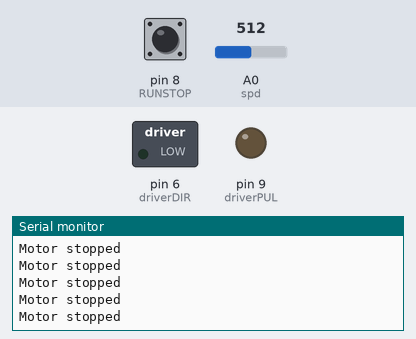
The sketch below on a simulated Arduino Uno, built with avr-gcc and run on an emulated ATmega328P. Parts: switched loads named in the sketch (green lamp = pin HIGH), output pins drawn as LEDs (lit = HIGH), the last lines printed to the serial monitor. The inputs (shaded band) are chosen by the test bench; at power-on: pin 8 (RUNSTOP) HIGH, A0 (spd) = 512.

Above: at 1.2 s.
1.3 s: pin 8 (RUNSTOP) pulled LOW for 0.15 s
At 1.41 s:
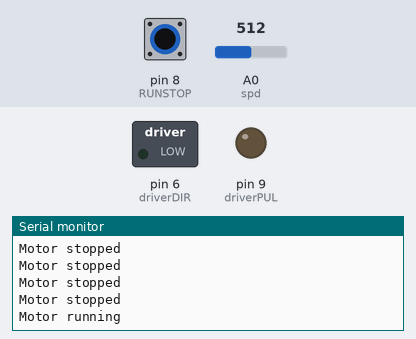
2.9 s: pin 8 (RUNSTOP) pulled LOW for 1 s
At 3.03 s:
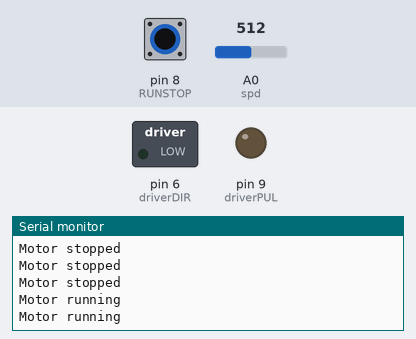

Measured:
- after the input at 1.3 s, the serial monitor: prints a new line at once (image 1)

The sketch:

servo_driver_2.ino
```cpp
// Include necessary libraries
#include <PWM.h>

/*
  Stepper Motor Control with Arduino Uno
  Uses HSS86 Stepper Driver
*/
/*
  Stepper Motor Control with Arduino Uno
  Uses HSS86 Stepper Driver
*/

// Define pins
int driverPUL = 9;    // PUL- pin for PWM
int driverDIR = 6;    // DIR- pin for direction
int RUNSTOP = 8;      // RUN/STOP control
int spd = A0;         // Potentiometer for speed control

// Variables
unsigned long pd;       // Pulse Delay period
int value;

void setup() {
  // Initialize pins
  pinMode(driverPUL, OUTPUT);
  pinMode(driverDIR, OUTPUT);
  pinMode(RUNSTOP, INPUT_PULLUP); // Use internal pull-up resistor
  pinMode(spd, INPUT);

  // Set initial states
  digitalWrite(driverDIR, LOW); // Set initial direction

  Serial.begin(9600); // Start serial communication for debugging
}

void loop() {
  // Read speed from potentiometer
  value = analogRead(spd);
  pd = map(value, 0, 1023, 1000, 10000); // Map speed to pulse delay

  // Check RUN/STOP pin
  int runstopState = digitalRead(RUNSTOP);
  if (runstopState == LOW) {
    Serial.println("Motor running");
    // Motor running
    pulseMotor(pd);
  } else {
    Serial.println("Motor stopped");
    // Motor stopped
    digitalWrite(driverPUL, LOW);
  }

  delay(100); // Add delay for stability
}

// Function to generate pulses for the motor
void pulseMotor(unsigned long pulseDelay) {
  digitalWrite(driverPUL, HIGH);
  delayMicroseconds(pulseDelay / 2);
  digitalWrite(driverPUL, LOW);
  delayMicroseconds(pulseDelay / 2);
}


// Define pins
// int driverPUL = 9;    // PUL- pin for PWM
// int driverDIR = 6;    // DIR- pin for direction
// int driverPEND = 5;   // PEND- pin (Position End)
// int driverALRM = 4;   // ALRM- pin (Alarm)
// int driverATU = 7;    // ATU- pin (Alarm Trigger)
// int RUNSTOP = 8;      // RUN/STOP control
// int spd = A0;         // Potentiometer for speed control

// // Variables
// unsigned long pd;       // Pulse Delay period
// boolean setdir = LOW;   // Set Direction
// int value;
// int filtered;

// void setup() {
//   // Initialize pins
//   pinMode(driverPUL, OUTPUT);
//   pinMode(driverDIR, OUTPUT);
//   pinMode(driverPEND, INPUT);
//   pinMode(driverALRM, INPUT);
//   pinMode(driverATU, INPUT);
//   pinMode(RUNSTOP, OUTPUT);
//   pinMode(spd, INPUT);

//   // Set initial states
//   digitalWrite(RUNSTOP, HIGH); // STOP
// }

// void loop() {
//   // Read speed from potentiometer
//   value = analogRead(spd);
//   pd = map(value, 0, 1023, 1000, 10000); // Map speed to pulse delay

//   // Check direction and set it
//   if (digitalRead(driverATU) == HIGH) {
//     setdir = !setdir;
//     digitalWrite(driverDIR, setdir);
//   }

//   // Check for RUN/STOP condition
//   if (digitalRead(driverATU) == LOW) {
//     digitalWrite(RUNSTOP, HIGH); // STOP
//     digitalWrite(driverPUL, LOW);
//   } else {
//     digitalWrite(RUNSTOP, LOW);  // RUN
//     pulseMotor(pd);
//   }
// }

// // Function to generate pulses for the motor
// void pulseMotor(unsigned long pulseDelay) {
//   digitalWrite(driverPUL, HIGH);
//   delayMicroseconds(pulseDelay);
//   digitalWrite(driverPUL, LOW);
//   delayMicroseconds(pulseDelay);
// }
```
